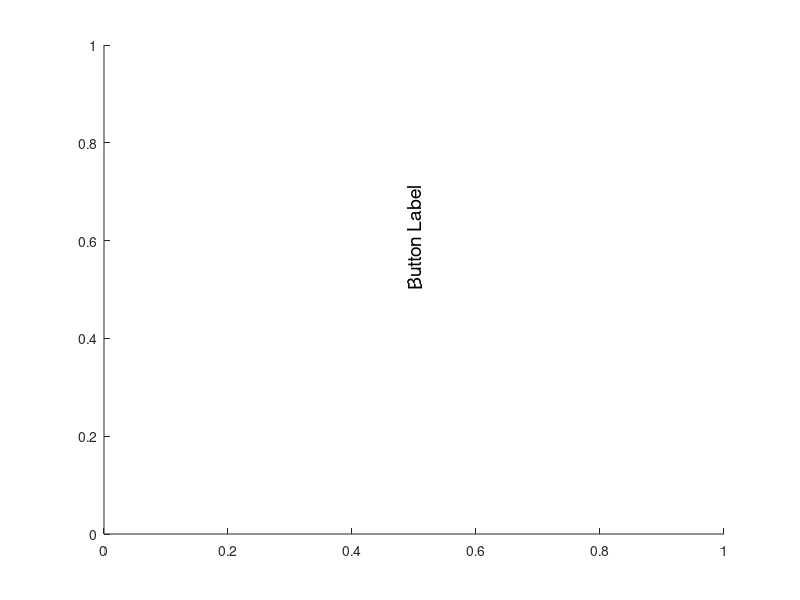

Reproduce this figure in MATLAB.
%% Use this figure to write and rotate an annotation box

function createfigure
%CREATEFIGURE

%  Auto-generated by MATLAB on 15-Dec-2021 13:02:43

% Create figure
figure;


t=text(0.5,0.5,'Button Label','Rotation',90,'FontSize',14)
end

